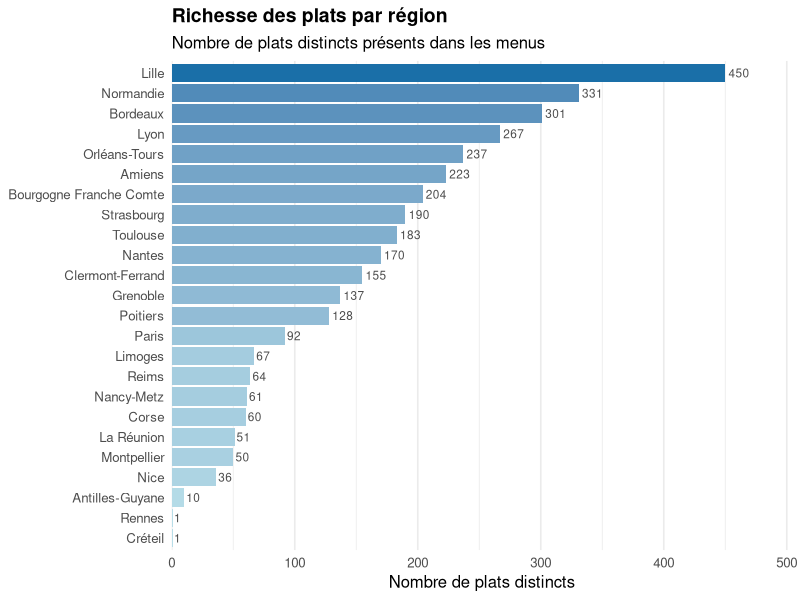

R code for this plot:
## ---- chunk 1
knitr::opts_chunk$set(echo = TRUE)
library(dplyr)
library(tibble)
library(ggplot2)
library(tidyr)
library(readr)
library(forcats)
library(scales)
## ---- chunk 2
# ── 0. Chargement ────────────────────────────────────────────
restaurants <- read_csv("data/liste_restaurants.csv",
                        show_col_types = FALSE)

menus <- read_csv("data/menus_complets_enrichis.csv",
                  show_col_types = FALSE)

# ── 1. Jointure : on rattache la région à chaque ligne de menu ─
df <- menus %>%
  left_join(
    restaurants %>% select(code, region = `region.libelle`),
    by = c("restaurant_id" = "code")
  ) %>%
  filter(!is.na(region))

# ── 2. Métrique : Définir la diversité comme le nombre de plats distincts dans les menus pour chaque région
diversite <- df %>%
  group_by(region) %>%
  summarise(
    n_menus        = n(),
    n_plats_uniq   = n_distinct(plat),
    n_categories   = n_distinct(categorie),
    n_restaurants  = n_distinct(restaurant_id),
    plats_par_rest = n_plats_uniq / n_restaurants,
    .groups = "drop"
  ) %>%
  arrange(desc(n_plats_uniq))

# ── 3. Bar plot : on affiche un bar plot représentant la diversité pour chaque région par ordre croissant
diversite %>%
  mutate(region = fct_reorder(region, n_plats_uniq)) %>%
  ggplot(aes(x = n_plats_uniq, y = region, fill = n_plats_uniq)) +
  geom_col(show.legend = FALSE) +
  geom_text(aes(label = n_plats_uniq),
            hjust = -0.15, size = 3, color = "grey30") +
  scale_fill_gradient(low = "#b7dde8", high = "#1a6fa8") +
  scale_x_continuous(expand = expansion(mult = c(0, .12))) +
  labs(
    title    = "Richesse des plats par région",
    subtitle = "Nombre de plats distincts présents dans les menus",
    x        = "Nombre de plats distincts",
    y        = NULL
  ) +
  theme_minimal(base_size = 12) +
  theme(
    plot.title    = element_text(face = "bold", size = 14),
    panel.grid.major.y = element_blank()
  )
